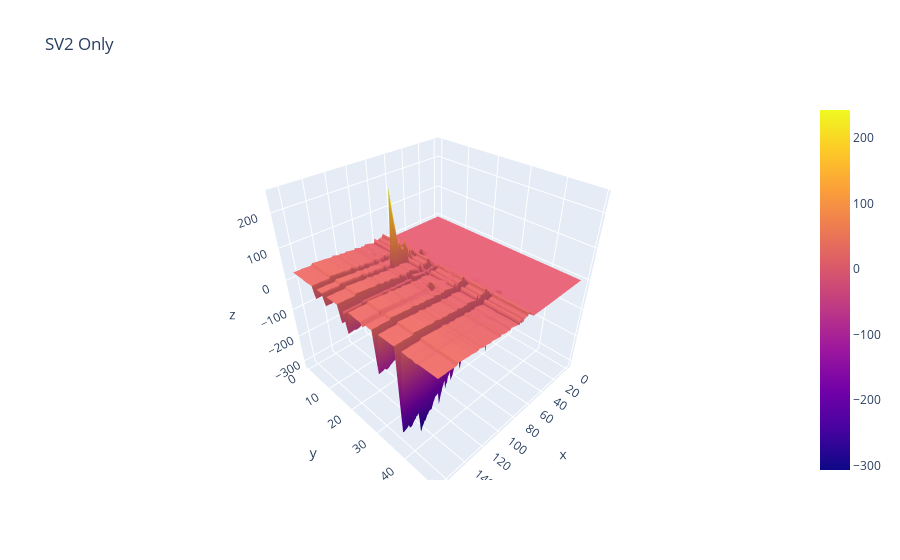

Here is the notebook cell this chart was saved with:
### Code cell
approx_uptorank3_meancentered = u[:,:3] @ s[0:3,:3] @ v[:3,:]
approx_justrank3 = approx_uptorank3_meancentered - approx_uptorank2_meancentered - approx_uptorank1_meancentered + b
fig = go.Figure(data=[go.Surface(z=approx_justrank3)])
fig.update_layout(title='SV2 Only',autosize=True)
fig.show()

### Figure 1 — Plotly figure (JSON) as saved in the notebook; plotly's stock layout.template omitted (floating-point values rounded to 4 significant figures; data arrays with more than 128 entries replaced by an {"elided": "..."} marker saying what was removed)
{"data": [{"type": "surface", "z": {"elided": "50x166 float values"}}], "layout": {"autosize": true, "title": {"text": "SV2 Only"}}}
